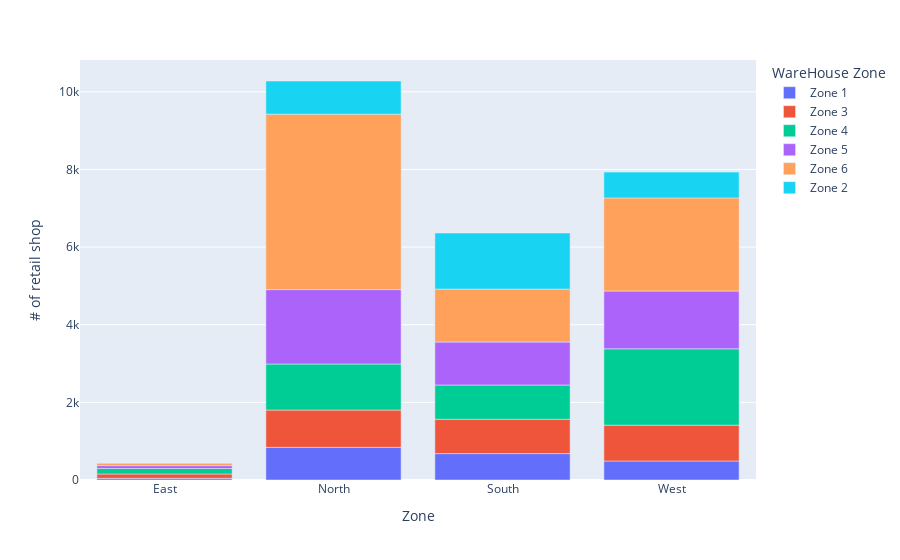

The code cell stored with this chart in its notebook:
### Code cell
px.bar(retail_zone_df, x="Zone", y="# of retail shop", color="WareHouse Zone")

### Figure 1 — Plotly figure (JSON) as saved in the notebook; plotly's stock layout.template omitted (floating-point values rounded to 4 significant figures)
{"data": [{"alignmentgroup": "True", "hovertemplate": "WareHouse Zone=Zone 1<br>Zone=%{x}<br># of retail shop=%{y}<extra></extra>", "legendgroup": "Zone 1", "marker": {"color": "#636efa", "pattern": {"shape": ""}}, "name": "Zone 1", "offsetgroup": "Zone 1", "orientation": "v", "showlegend": true, "textposition": "auto", "type": "bar", "x": ["East", "North", "South", "West"], "xaxis": "x", "y": [43, 841, 680, 490], "yaxis": "y"}, {"alignmentgroup": "True", "hovertemplate": "WareHouse Zone=Zone 3<br>Zone=%{x}<br># of retail shop=%{y}<extra></extra>", "legendgroup": "Zone 3", "marker": {"color": "#EF553B", "pattern": {"shape": ""}}, "name": "Zone 3", "offsetgroup": "Zone 3", "orientation": "v", "showlegend": true, "textposition": "auto", "type": "bar", "x": ["East", "North", "South", "West"], "xaxis": "x", "y": [112, 961, 885, 923], "yaxis": "y"}, {"alignmentgroup": "True", "hovertemplate": "WareHouse Zone=Zone 4<br>Zone=%{x}<br># of retail shop=%{y}<extra></extra>", "legendgroup": "Zone 4", "marker": {"color": "#00cc96", "pattern": {"shape": ""}}, "name": "Zone 4", "offsetgroup": "Zone 4", "orientation": "v", "showlegend": true, "textposition": "auto", "type": "bar", "x": ["East", "North", "South", "West"], "xaxis": "x", "y": [142, 1186, 882, 1966], "yaxis": "y"}, {"alignmentgroup": "True", "hovertemplate": "WareHouse Zone=Zone 5<br>Zone=%{x}<br># of retail shop=%{y}<extra></extra>", "legendgroup": "Zone 5", "marker": {"color": "#ab63fa", "pattern": {"shape": ""}}, "name": "Zone 5", "offsetgroup": "Zone 5", "orientation": "v", "showlegend": true, "textposition": "auto", "type": "bar", "x": ["East", "North", "South", "West"], "xaxis": "x", "y": [74, 1917, 1107, 1489], "yaxis": "y"}, {"alignmentgroup": "True", "hovertemplate": "WareHouse Zone=Zone 6<br>Zone=%{x}<br># of retail shop=%{y}<extra></extra>", "legendgroup": "Zone 6", "marker": {"color": "#FFA15A", "pattern": {"shape": ""}}, "name": "Zone 6", "offsetgroup": "Zone 6", "orientation": "v", "showlegend": true, "textposition": "auto", "type": "bar", "x": ["East", "North", "South", "West"], "xaxis": "x", "y": [58, 4519, 1364, 2398], "yaxis": "y"}, {"alignmentgroup": "True", "hovertemplate": "WareHouse Zone=Zone 2<br>Zone=%{x}<br># of retail shop=%{y}<extra></extra>", "legendgroup": "Zone 2", "marker": {"color": "#19d3f3", "pattern": {"shape": ""}}, "name": "Zone 2", "offsetgroup": "Zone 2", "orientation": "v", "showlegend": true, "textposition": "auto", "type": "bar", "x": ["North", "South", "West"], "xaxis": "x", "y": [854, 1444, 665], "yaxis": "y"}], "layout": {"barmode": "relative", "legend": {"title": {"text": "WareHouse Zone"}, "tracegroupgap": 0}, "margin": {"t": 60}, "xaxis": {"anchor": "y", "domain": [0, 1], "title": {"text": "Zone"}}, "yaxis": {"anchor": "x", "domain": [0, 1], "title": {"text": "# of retail shop"}}}}
